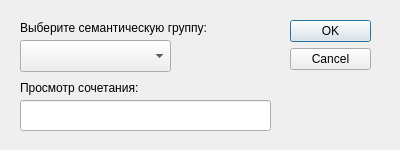
<?xml version="1.0" encoding="UTF-8"?>
<ui version="4.0">
 <class>Dialog</class>
 <widget class="QDialog" name="Dialog">
  <property name="geometry">
   <rect>
    <x>0</x>
    <y>0</y>
    <width>400</width>
    <height>150</height>
   </rect>
  </property>
  <property name="windowTitle">
   <string>Dialog</string>
  </property>
  <widget class="QDialogButtonBox" name="button_box">
   <property name="geometry">
    <rect>
     <x>290</x>
     <y>20</y>
     <width>81</width>
     <height>241</height>
    </rect>
   </property>
   <property name="orientation">
    <enum>Qt::Vertical</enum>
   </property>
   <property name="standardButtons">
    <set>QDialogButtonBox::Cancel|QDialogButtonBox::Ok</set>
   </property>
  </widget>
  <widget class="QLineEdit" name="preview_field">
   <property name="geometry">
    <rect>
     <x>20</x>
     <y>100</y>
     <width>251</width>
     <height>31</height>
    </rect>
   </property>
   <property name="readOnly">
    <bool>true</bool>
   </property>
  </widget>
  <widget class="QLabel" name="label_3">
   <property name="geometry">
    <rect>
     <x>20</x>
     <y>20</y>
     <width>251</width>
     <height>16</height>
    </rect>
   </property>
   <property name="text">
    <string>Выберите семантическую группу:</string>
   </property>
  </widget>
  <widget class="QLabel" name="label_4">
   <property name="geometry">
    <rect>
     <x>20</x>
     <y>80</y>
     <width>251</width>
     <height>16</height>
    </rect>
   </property>
   <property name="text">
    <string>Просмотр сочетания:</string>
   </property>
  </widget>
  <widget class="QComboBox" name="sg_cb">
   <property name="geometry">
    <rect>
     <x>20</x>
     <y>40</y>
     <width>151</width>
     <height>32</height>
    </rect>
   </property>
  </widget>
 </widget>
 <resources/>
 <connections>
  <connection>
   <sender>button_box</sender>
   <signal>accepted()</signal>
   <receiver>Dialog</receiver>
   <slot>accept()</slot>
   <hints>
    <hint type="sourcelabel">
     <x>248</x>
     <y>254</y>
    </hint>
    <hint type="destinationlabel">
     <x>157</x>
     <y>274</y>
    </hint>
   </hints>
  </connection>
  <connection>
   <sender>button_box</sender>
   <signal>rejected()</signal>
   <receiver>Dialog</receiver>
   <slot>reject()</slot>
   <hints>
    <hint type="sourcelabel">
     <x>316</x>
     <y>260</y>
    </hint>
    <hint type="destinationlabel">
     <x>286</x>
     <y>274</y>
    </hint>
   </hints>
  </connection>
 </connections>
</ui>
